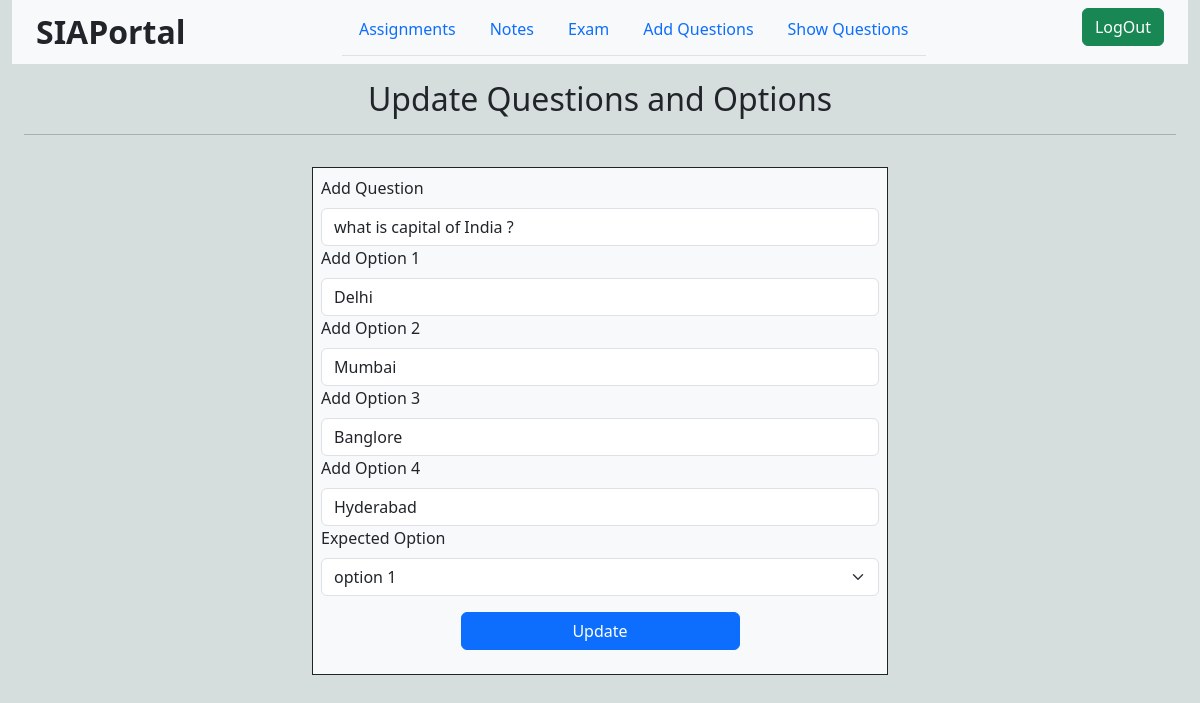
The page /updatequestion/3 (signed in) on the database its author committed.
### SIAApp/models.py (models this page shows, shortened)
class Question(models.Model):
    q = models.CharField(max_length=512)
    opt1 = models.CharField(max_length=256)
    opt2 = models.CharField(max_length=256)
    opt3 = models.CharField(max_length=256)
    opt4 = models.CharField(max_length=256)
    ans = models.CharField(max_length=256)

### SIAApp/views.py (the view, shortened to what this page needs)
# urls.py: path("updatequestion/<int:qid>", views.updatequestion, name='updatequestion'),
def updatequestion(request, qid):
    if not request.user.is_staff:
        return redirect("/")
    question = Question.objects.get(pk=qid)
    if not question:
        return redirect("/showquestions")
    context = {
        "question" : question
    }
    return render(request, "html/update-question.html", context)

### templates/html/update-question.html (shortened to what this page needs)
{% extends 'base.html' %}
{% load static %}
{% block body %}
<div class="container-fluid ">
    <h2 class="text-center mt-3">Update Questions and Options</h2>
    <hr>
    <div class="d-flex justify-content-center align-items-center">
        <div class="border border-1 border-dark m-3 w-50 p-2 bg-light">
            <form action="" method="POST">
                <div class="form-group">
                    <label for="qName" class="form-label">Add Question</label>
                    <input type="text" id="qName" name="q" class="form-control" value="{{question.q}}">
                </div>
                <div class="form-group">
                    <label for="qName" class="form-label">Add Option 1</label>
                    <input type="text" name="o1" class="form-control" id="option1" value="{{question.opt1}}">
                </div>
                <div class="form-group">
                    <label for="qName" class="form-label">Add Option 2</label>
                    <input type="text" name="o2" class="form-control" id="option2" value="{{question.opt2}}">
                </div>
                <div class="form-group">
                    <label for="qName" class="form-label">Add Option 3</label>
                    <input type="text" name="o3" class="form-control" id="option3" value="{{question.opt3}}">
                </div>
                <div class="form-group">
                    <label for="qName" class="form-label">Add Option 4</label>
                    <input type="text" name="o4" class="form-control" id="option4" value="{{question.opt4}}">
                </div>
                <div class="form-group">
                    <label for="correctOption" class="form-label">Expected Option</label>
                    <select name="ans" id="correctOption" class="form-select">
                        <option value="o1" {% if question.ans == question.opt1 %} selected {% endif %}>option 1</option>
                    </select>
                </div>
                <input class="btn btn-primary w-50 d-flex justify-content-center align-items-center mt-3 mb-3" style="margin: 0px auto;" type="submit" value="Update" name="Update">
            </form>
        </div>
    </div>
</div>
{% endblock body %}

### templates/base.html (style rules this page uses)
body { background-color: #d5dddd; }

### rows shown on the page
Question: q "what is capital of India ?", o1 "Delhi", o2 "Mumbai", o3 "Banglore", o4 "Hyderabad", ans "option 1"
